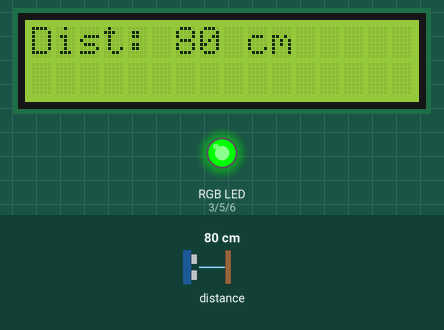
Bench run of a sketch on a simulated Arduino Uno, built with avr-gcc and run on an emulated ATmega328P. Parts: 16×2 character LCD, an RGB LED mixed from three pins (HIGH = lit). The inputs (shaded band) are chosen by the test bench; at power-on: distance to the obstacle 80 cm.

Above: at 1.2 s.
1.3 s: distance to the obstacle set to 145 cm
At 2.1 s:
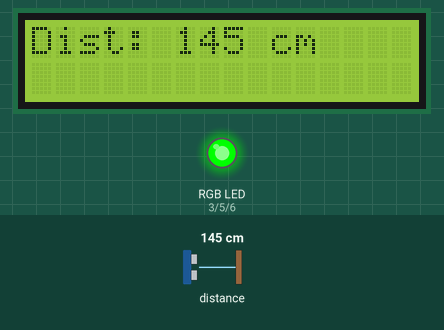
2.9 s: distance to the obstacle set to 154 cm
At 4.0 s:
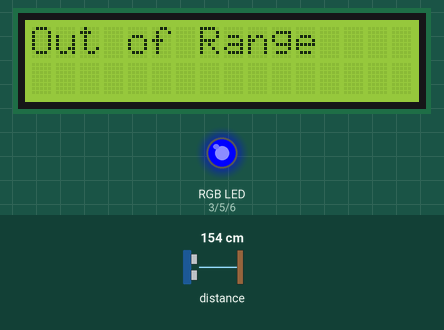
4.5 s: distance to the obstacle set to 2 cm
At 5.7 s:
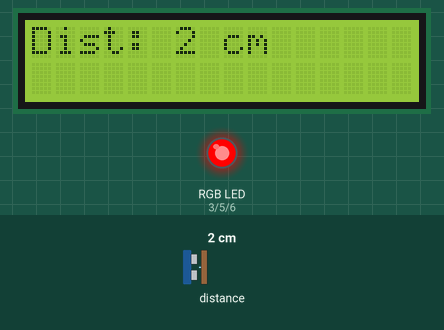
6.1 s: distance to the obstacle set to 9 cm
At 7.1 s:
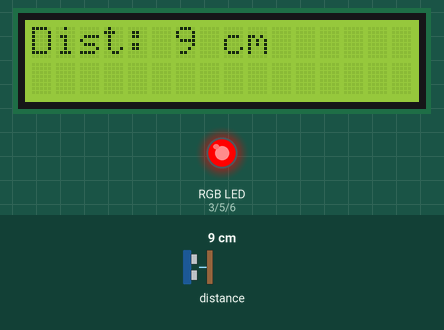
7.7 s: distance to the obstacle set to 12 cm
At 8.4 s:
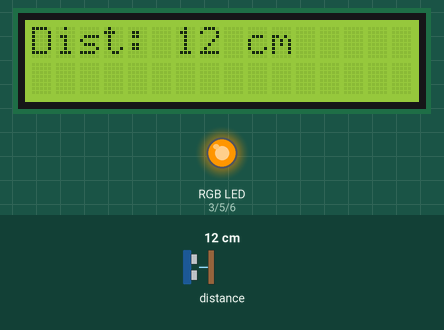
9.3 s: distance to the obstacle set to 28 cm
At 10.0 s:
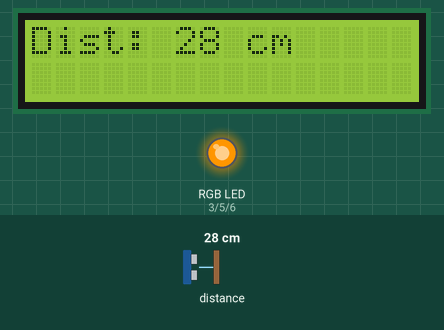
10.8 s: distance to the obstacle set to 34 cm
Timing chart, 0 to 13.4 s (numbered marks = the images above; inputs shaded):
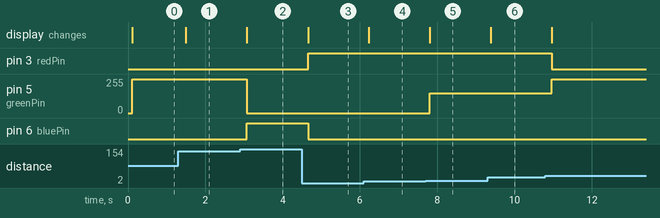

The sketch:

ToFWithRGBDay3.ino
```cpp
#include <Wire.h>
#include <LiquidCrystal_I2C.h>
#include "Adafruit_VL53L0X.h"

LiquidCrystal_I2C lcd(0x27, 16, 2);
Adafruit_VL53L0X lox = Adafruit_VL53L0X();

const int redPin = 3;
const int greenPin = 5;
const int bluePin = 6;

void setup() {
  pinMode(redPin, OUTPUT);
  pinMode(greenPin, OUTPUT);
  pinMode(bluePin, OUTPUT);
  lcd.init();
  lcd.backlight();
  lox.begin();
  lox.startRange();
}

void loop() {
  uint16_t distanceMm = lox.readRange();
  int distanceCm = distanceMm / 10;

  lcd.clear();
  lcd.setCursor(0, 0);

  if (distanceCm > 150) {
    lcd.print("Out of Range");
    setColor(0, 0, 255);
  }
  else {
    lcd.print("Dist: ");
    lcd.print(distanceCm);
    lcd.print(" cm");

    if (distanceCm <= 10) {
      setColor(255, 0, 0);
    }
    else if (distanceCm <= 30) {
      setColor(255, 150, 0);
    }
    else {
      setColor(0, 255, 0);
    }
  }
  delay(150);
}

void setColor(int r, int g, int b) {
  analogWrite(redPin, r);
  analogWrite(greenPin, g);
  analogWrite(bluePin, b);
}
```

Measured:
- the behaviour switches between 150 and 151 cm on distance to the obstacle (found by bisection; images 1 and 2)
- the behaviour switches between 10 and 11 cm on distance to the obstacle (found by bisection; images 4 and 5)
- after the input at 1.3 s, the display: changes after 0.19 s (image 1)
- after the input at 2.9 s, pin 5 (greenPin): 255/255 → 0/255 after 0.18 s; pin 6 (bluePin): LOW → HIGH after 0.18 s; the display: changes after 0.18 s (image 2)
- after the input at 4.5 s, pin 3 (redPin): LOW → HIGH after 0.16 s; pin 6 (bluePin): HIGH → LOW after 0.16 s; the display: changes after 0.16 s (image 3)
- after the input at 6.1 s, the display: changes after 0.13 s (image 4)
- after the input at 7.7 s, pin 5 (greenPin): 0/255 → 150/255 after 0.10 s; the display: changes after 0.10 s (image 5)
- after the input at 9.3 s, the display: changes after 0.08 s (image 6)
- after the input at 10.8 s, pin 3 (redPin): HIGH → LOW after 0.16 s; pin 5 (greenPin): 150/255 → 255/255 after 0.16 s
